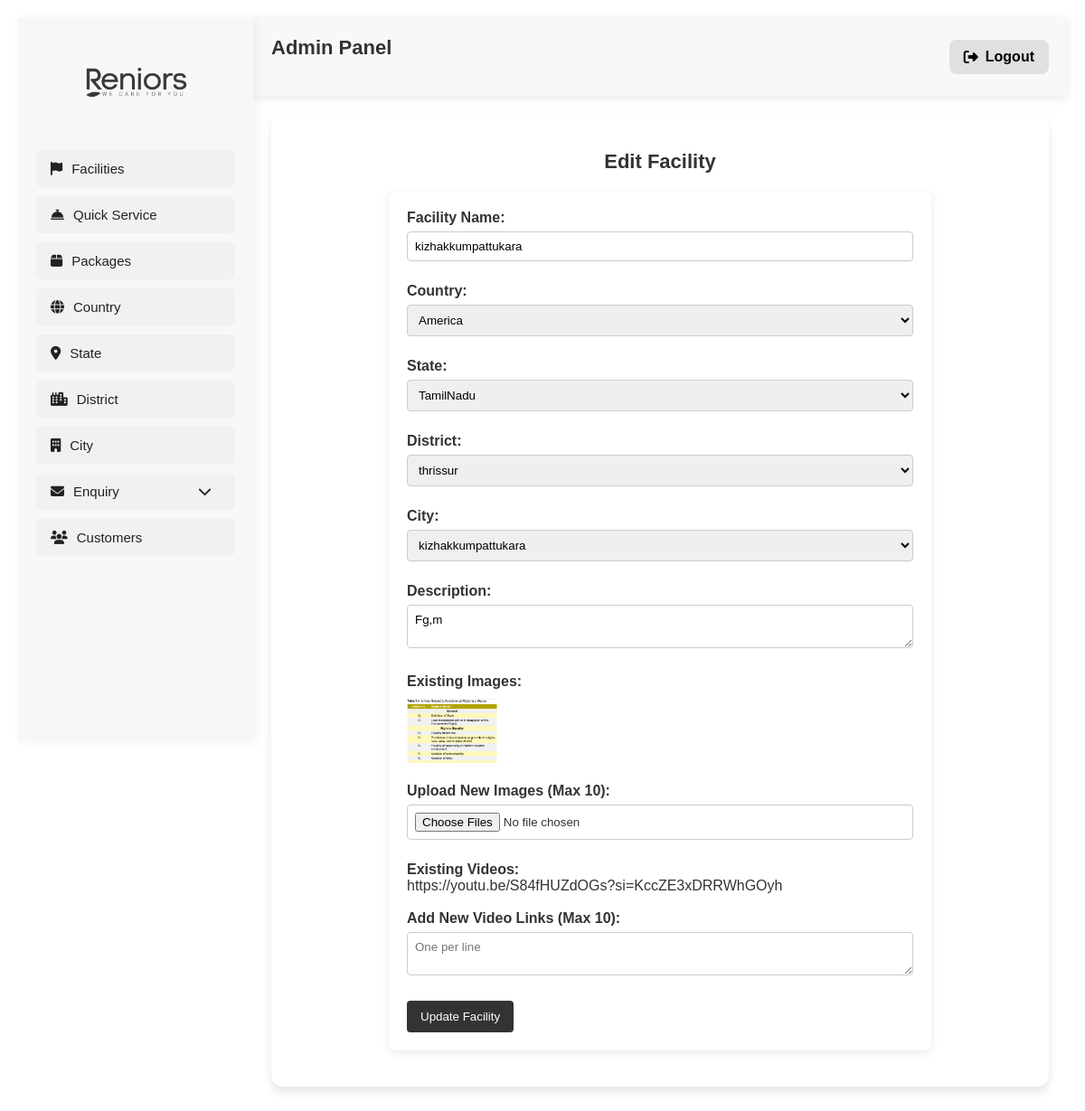
Page /facility/edit/21/ (signed in) on the committed database.
### reniorsapp/models.py (models this page shows, shortened)
class Facility(models.Model):
    name = models.CharField(max_length=255)
    country = models.ForeignKey(Country, on_delete=models.CASCADE, null=True, blank=True)
    state = models.ForeignKey(State, on_delete=models.CASCADE, null=True, blank=True)
    district = models.ForeignKey(District, on_delete=models.CASCADE, null=True, blank=True)
    city = models.ForeignKey(City, on_delete=models.CASCADE, null=True, blank=True)
    description = models.TextField(null=True, blank=True)

class Country(models.Model):
    name = models.CharField(max_length=255, null=True, blank=True)

class State(models.Model):
    name = models.CharField(max_length=255, null=True, blank=True)

class District(models.Model):
    name = models.CharField(max_length=255, null=True, blank=True)

class City(models.Model):
    name = models.CharField(max_length=255, null=True, blank=True)

class FacilityImage(models.Model):
    facility = models.ForeignKey(Facility, related_name='images', on_delete=models.CASCADE)
    image = models.ImageField(upload_to='facility_images/')

class FacilityVideo(models.Model):
    facility = models.ForeignKey(Facility, related_name='videos', on_delete=models.CASCADE)
    video_link = models.URLField()

### reniorsapp/views.py (the view, shortened to what this page needs)
# urls.py: path("facility/edit/<int:facility_id>/", views.edit_facility, name="edit_facility"),
@admin_required
def edit_facility(request, facility_id):
    facility = get_object_or_404(Facility, id=facility_id)
    countries = Country.objects.all()
    states = State.objects.all()
    districts = District.objects.all()
    cities = City.objects.all()
    images = FacilityImage.objects.filter(facility=facility)
    videos = FacilityVideo.objects.filter(facility=facility)
    return render(request, 'edit_facility.html', {
        'facility': facility,
        'countries': countries,
        'states': states,
        'districts': districts,
        'cities': cities,
        'images': images,
        'videos': videos
    })

### reniorsapp/views.py (called while the page is built)
def admin_required(view_func):
    @wraps(view_func)
    def _wrapped_view(request, *args, **kwargs):
        if not request.session.get('admin_logged_in', False):
            return redirect('admin_login')  # Redirect to login if not authenticated
        return view_func(request, *args, **kwargs)
    return _wrapped_view

### reniorsapp/templates/edit_facility.html (shortened to what this page needs)
{% extends 'adminpannel.html' %}
{% block content %}
<!DOCTYPE html>
<html lang="en">
<head>
</head>
<body>
    <h2>Edit Facility</h2>
    <form method="POST" enctype="multipart/form-data">
        <label>Facility Name:</label><br>
        <input type="text" name="name" value="{{ facility.name }}" required><br><br>
        <label>Country:</label><br>
        <select name="country" required>
            {% for country in countries %}
            <option value="{{ country.id }}" {% if country.id == facility.country.id %}selected{% endif %}>{{ country.name }}</option>
            {% endfor %}
        </select><br><br>
        <label>State:</label><br>
        <select name="state" required>
            {% for state in states %}
            <option value="{{ state.id }}" {% if state.id == facility.state.id %}selected{% endif %}>{{ state.name }}</option>
            {% endfor %}
        </select><br><br>
        <label>District:</label><br>
        <select name="district" required>
            {% for district in districts %}
            <option value="{{ district.id }}" {% if district.id == facility.district.id %}selected{% endif %}>{{ district.name }}</option>
            {% endfor %}
        </select><br><br>
        <label>City:</label><br>
        <select name="city" required>
            {% for city in cities %}
            <option value="{{ city.id }}" {% if city.id == facility.city.id %}selected{% endif %}>{{ city.name }}</option>
            {% endfor %}
        </select><br><br>
        <label>Description:</label><br>
        <textarea name="description" required>{{ facility.description }}</textarea><br><br>
        <label>Existing Images:</label><br>
        {% for image in images %}
            <img src="{{ image.image.url }}" width="100"><br>
        {% endfor %}
        <br>
        <label>Upload New Images (Max 10):</label><br>
        <input type="file" name="images[]" multiple><br><br>
        <label>Existing Videos:</label><br>
        {% for video in videos %}
            <p>{{ video.video_link }}</p>
        {% endfor %}
        <br>
        <label>Add New Video Links (Max 10):</label><br>
        <textarea name="videos" placeholder="One per line"></textarea><br><br>
        <button type="submit">Update Facility</button>
    </form>
</body>
</html>
{% endblock %}

### reniorsapp/templates/adminpannel.html (style rules this page uses)
* { margin: 0; padding: 0; box-sizing: border-box; font-family: 'Poppins', sans-serif; }
body { display: flex; min-height: 100vh; background-color: #ffffff; color: #000000; align-items: flex-start; }

### reniorsapp/templates/edit_facility.html (style rules this page uses)
body { font-family: 'Arial', sans-serif; background-color: #ffffff; color: #333333; margin: 0; padding: 20px; }
h2 { font-size: 22px; font-weight: 600; color: #333333; text-align: center; margin-bottom: 20px; }
form { max-width: 600px; margin: auto; background: white; padding: 20px; border-radius: 6px; box-shadow: 0px 2px 8px rgba(0, 0, 0, 0.1); }
label { font-weight: bold; }
input, select, textarea { width: 100%; padding: 8px; margin: 6px 0; border: 1px solid #ccc; border-radius: 4px; }
button { background-color: #333333; color: white; padding: 10px 15px; border: none; border-radius: 4px; cursor: pointer; }
img { width: 100px; margin-top: 10px; }

### rows in the picture
Facility: name "kizhakkumpattukara", country "America", state "TamilNadu", district "thrissur", city "kizhakkumpattukara", description "Fg,m"
FacilityImage: image (picture)
FacilityVideo: video_link "https://youtu.be/S84fHUZdOGs?si=KccZE3xDRRWhGOyh"
